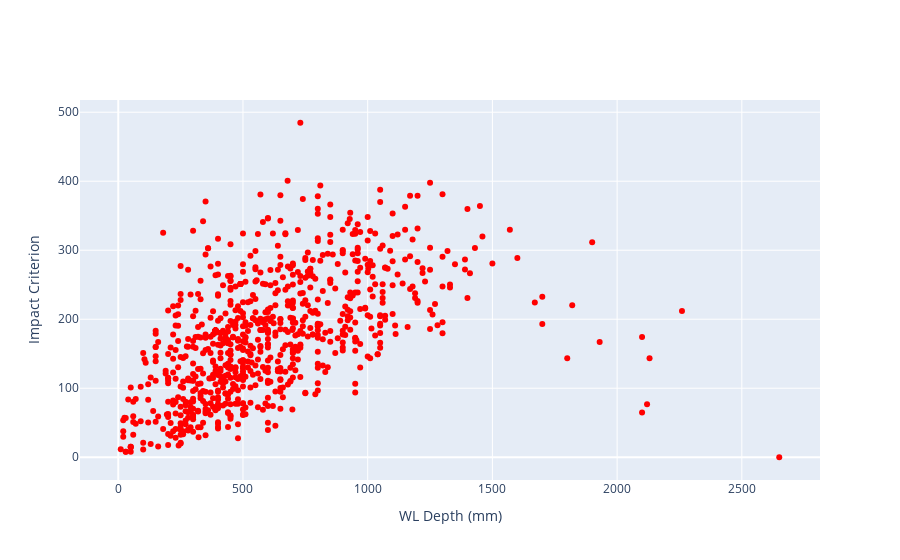
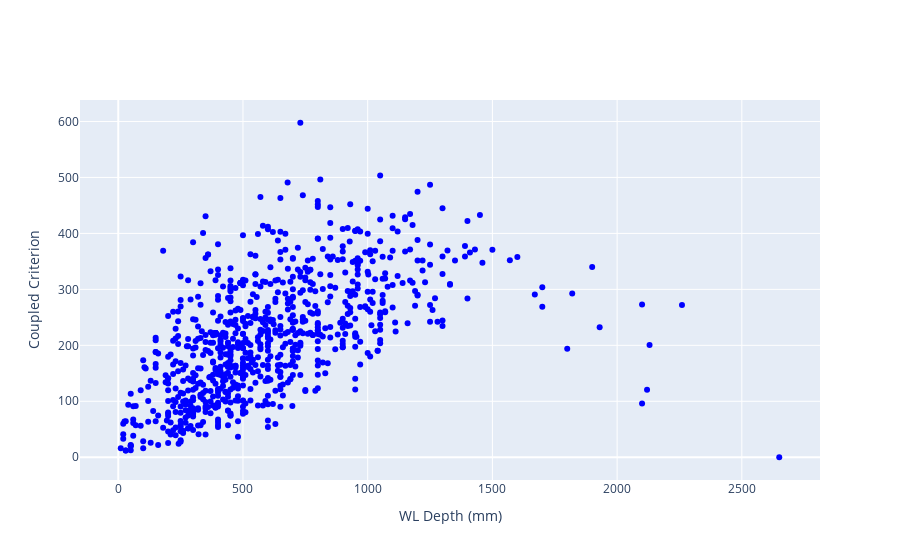
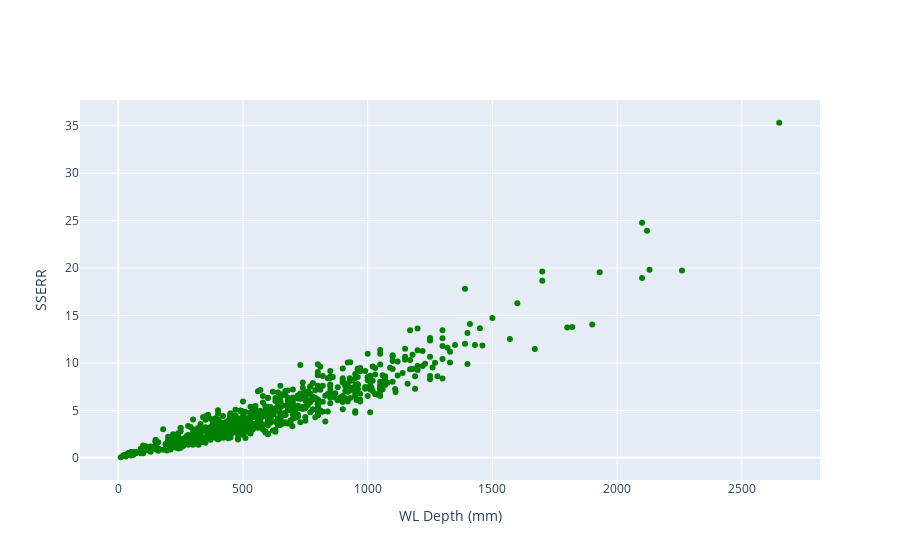
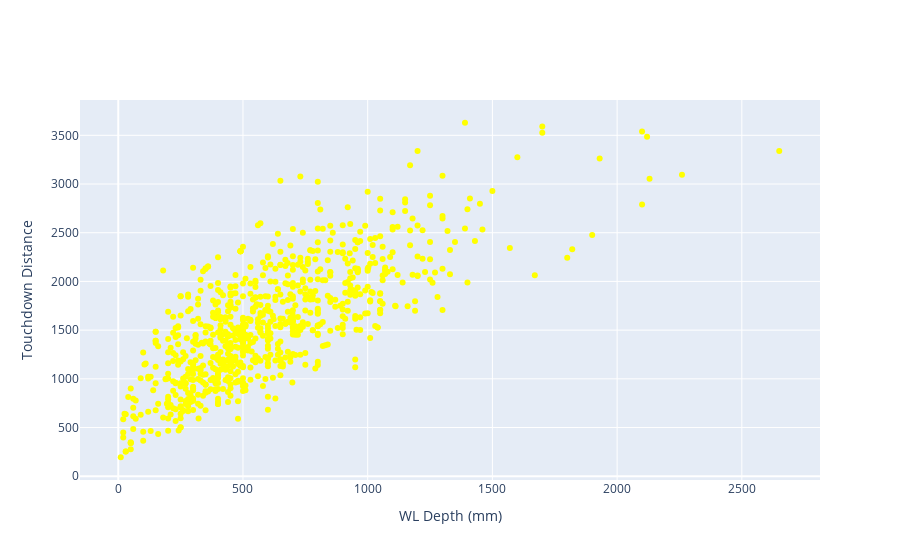

Write notebook code for charts like these, in order.
### Code cell
import plotly.graph_objects as go

fig = go.Figure()
fig.add_trace(go.Scatter(x=df["WL_Depth"], y=df["impact_criterion"], mode="markers", name="Impact Criterion", marker=dict(color="red")))
fig.update_layout(xaxis_title="WL Depth (mm)", yaxis_title="Impact Criterion")
fig.show()

fig = go.Figure()
fig.add_trace(go.Scatter(x=df["WL_Depth"], y=df["coupled_criterion"], mode="markers", name="Coupled Criterion", marker=dict(color="blue")))
fig.update_layout(xaxis_title="WL Depth (mm)", yaxis_title="Coupled Criterion")
fig.show()

fig = go.Figure()
fig.add_trace(go.Scatter(x=df["WL_Depth"], y=df["sserr_result"], mode="markers", name="SSERR", marker=dict(color="green")))
fig.update_layout(xaxis_title="WL Depth (mm)", yaxis_title="SSERR")
fig.show()

fig = go.Figure()
fig.add_trace(go.Scatter(x=df["WL_Depth"], y=df["touchdown_distance"], mode="markers", name="Touchdown Distance", marker=dict(color="yellow")))
fig.update_layout(xaxis_title="WL Depth (mm)", yaxis_title="Touchdown Distance")
fig.show()

fig = go.Figure()
fig.add_trace(go.Scatter(x=df["WL_Depth"], y=df["max_stress"], mode="markers", name="Max Stress", marker=dict(color="yellow")))
fig.update_layout(xaxis_title="WL Depth (mm)", yaxis_title="Max Stress")
fig.show()

fig = go.Figure()
fig.add_trace(go.Scatter(x=df["WL_Depth"], y=df["ss_max_Sxx_norm"], mode="markers", name="SS MAX SXX NORM", marker=dict(color="yellow")))
fig.update_layout(xaxis_title="WL Depth (mm)", yaxis_title="SS MAX SXX NORM")
fig.show()

### Figure 1 — Plotly figure (JSON) as saved in the notebook; plotly's stock layout.template omitted (floating-point values rounded to 4 significant figures; data arrays with more than 128 entries replaced by an {"elided": "..."} marker saying what was removed)
{"data": [{"marker": {"color": "red"}, "mode": "markers", "name": "Impact Criterion", "type": "scatter", "x": {"elided": "822 float values"}, "y": {"elided": "822 float values"}}], "layout": {"xaxis": {"title": {"text": "WL Depth (mm)"}}, "yaxis": {"title": {"text": "Impact Criterion"}}}}

### Figure 2 — Plotly figure (JSON) as saved in the notebook; plotly's stock layout.template omitted (floating-point values rounded to 4 significant figures; data arrays with more than 128 entries replaced by an {"elided": "..."} marker saying what was removed)
{"data": [{"marker": {"color": "blue"}, "mode": "markers", "name": "Coupled Criterion", "type": "scatter", "x": {"elided": "822 float values"}, "y": {"elided": "822 float values"}}], "layout": {"xaxis": {"title": {"text": "WL Depth (mm)"}}, "yaxis": {"title": {"text": "Coupled Criterion"}}}}

### Figure 3 — Plotly figure (JSON) as saved in the notebook; plotly's stock layout.template omitted (floating-point values rounded to 4 significant figures; data arrays with more than 128 entries replaced by an {"elided": "..."} marker saying what was removed)
{"data": [{"marker": {"color": "green"}, "mode": "markers", "name": "SSERR", "type": "scatter", "x": {"elided": "822 float values"}, "y": {"elided": "822 float values"}}], "layout": {"xaxis": {"title": {"text": "WL Depth (mm)"}}, "yaxis": {"title": {"text": "SSERR"}}}}

### Figure 4 — Plotly figure (JSON) as saved in the notebook; plotly's stock layout.template omitted (floating-point values rounded to 4 significant figures; data arrays with more than 128 entries replaced by an {"elided": "..."} marker saying what was removed)
{"data": [{"marker": {"color": "yellow"}, "mode": "markers", "name": "Touchdown Distance", "type": "scatter", "x": {"elided": "822 float values"}, "y": {"elided": "822 float values"}}], "layout": {"xaxis": {"title": {"text": "WL Depth (mm)"}}, "yaxis": {"title": {"text": "Touchdown Distance"}}}}
